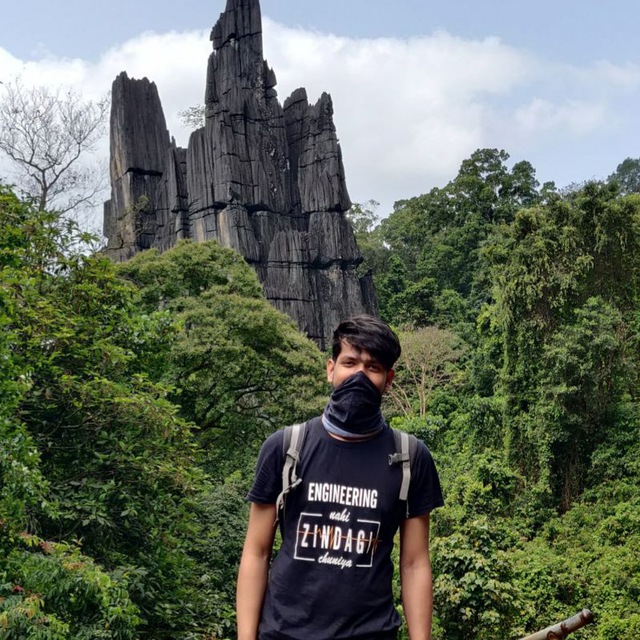
#> input picture Me.jpg, 640 x 640 px, given in place of the camera
$ python object-detection.py
#> lines starting #> are read from the running program, lines starting #| are printed output that depends on the picture; after the words box and inside, x2 and y2 are one past the last pixel; in counts of white or black regions, pixels touching at a corner belong together
import cv2
import numpy as np

def nothing(x):
    print(x)

cap = cv2.VideoCapture(0)

cv2.namedWindow('Tracking')

cv2.createTrackbar('LH', 'Tracking', 0, 255, nothing)   # LH: lower hue
#> slider 'LH' is set to 51
cv2.createTrackbar('LS', 'Tracking', 0, 255, nothing)   # LS: lower saturation
#> slider 'LS' is set to 51
cv2.createTrackbar('LV', 'Tracking', 0, 255, nothing)   # LV: lower value
#> slider 'LV' is set to 51

cv2.createTrackbar('UH', 'Tracking', 255, 255, nothing)   # UH: upper hue
cv2.createTrackbar('US', 'Tracking', 255, 255, nothing)   # US: upper saturation
cv2.createTrackbar('UV', 'Tracking', 255, 255, nothing)   # UV: upper value


while True:
    # frame = cv2.imread('data/Me.jpg')
    _, frame = cap.read()
#> frame is the input picture: shape (640, 640, 3); mean B, G, R 93.8, 106.9, 98.6


    hsv = cv2.cvtColor(frame, cv2.COLOR_BGR2HSV)
#> hsv: shape (640, 640, 3); mean H, S, V 73.4, 90.6, 113.9

    l_h = cv2.getTrackbarPos('LH', 'Tracking')
    l_s = cv2.getTrackbarPos('LS', 'Tracking')
    l_v = cv2.getTrackbarPos('LV', 'Tracking')

    u_h = cv2.getTrackbarPos('UH', 'Tracking')
    u_s = cv2.getTrackbarPos('US', 'Tracking')
    u_v = cv2.getTrackbarPos('UV', 'Tracking')

    l_b = np.array([l_h, l_s, l_v])
    u_b = np.array([u_h, u_s, u_v])

    mask = cv2.inRange(hsv, l_b, u_b) # mask is everything that is in the range of l_b and u_b
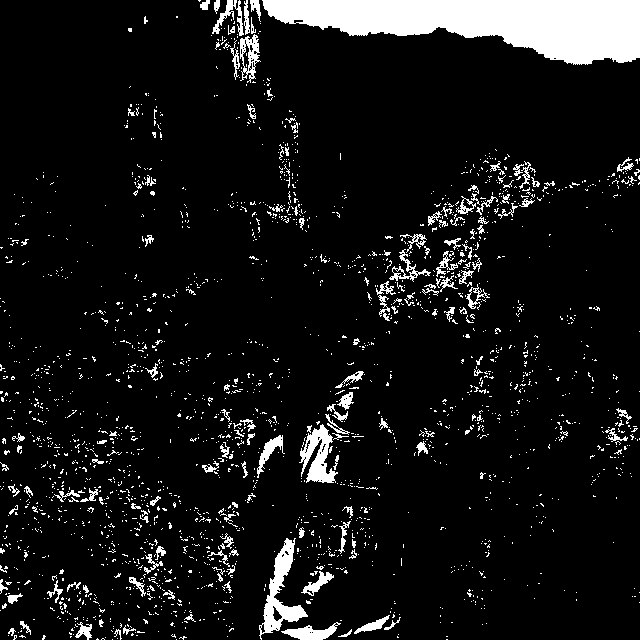
#> mask: shape (640, 640); 8.5% white; 2239 white regions (2087 under 20 px), largest, box (x1, y1, x2, y2) and area: (262, 0, 640, 65) 15169, (259, 538, 308, 640) 1563, (299, 424, 338, 483) 1131

    res = cv2.bitwise_and(frame, frame, mask=mask)
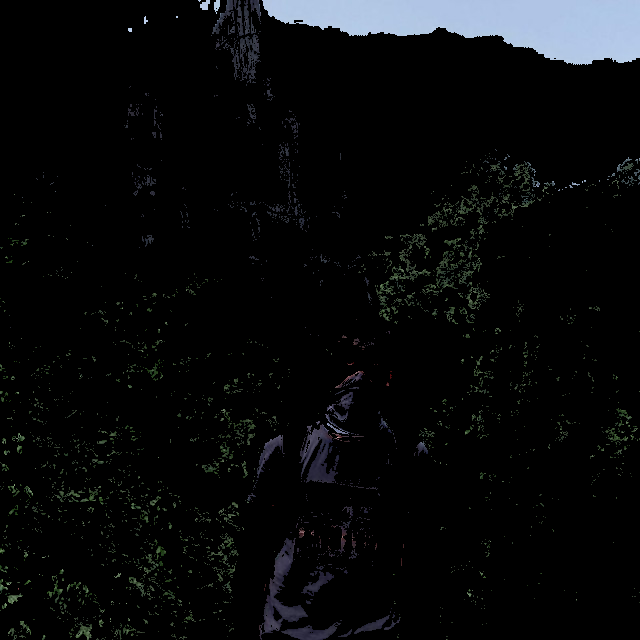
#> res: shape (640, 640, 3); mean B, G, R 11.2, 10.3, 9.1

    cv2.imshow('frame', frame)
    cv2.imshow('mask', mask)
    cv2.imshow('res', res)

    key = cv2.waitKey(1)
#> (key Esc is pressed here)
    if key == 27:
        break

cap.release()
cv2.destroyAllWindows()


# Summary: 1. HSV is better for color detection and (hue, saturation, value) is better than (red, green, blue)

$ run again, on Mepoint.png
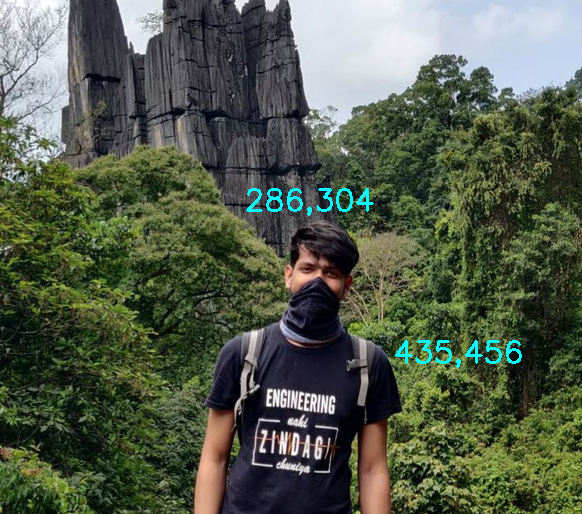
#> input picture Mepoint.png, 582 x 514 px, given in place of the camera
#> frame is the input picture: shape (514, 582, 3); mean B, G, R 75.4, 92.1, 83.1
#> hsv: shape (514, 582, 3); mean H, S, V 69.5, 96.6, 97.2
#> `mask = cv2.inRange(hsv, l_b, u_b)`:
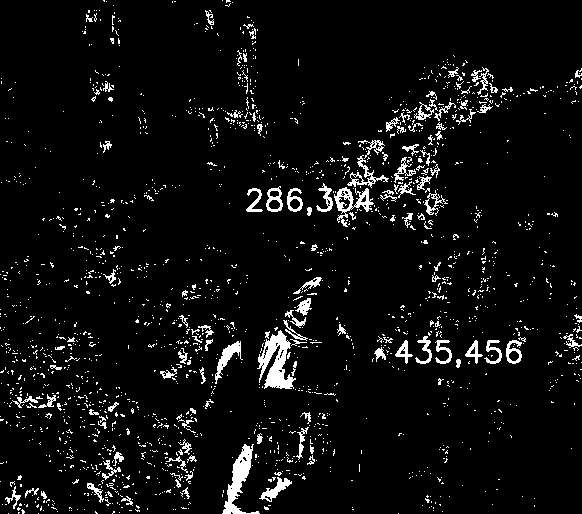
#> mask: shape (514, 582); 5.6% white in thin lines or dots
#> `res = cv2.bitwise_and(frame, frame, mask=mask)`:
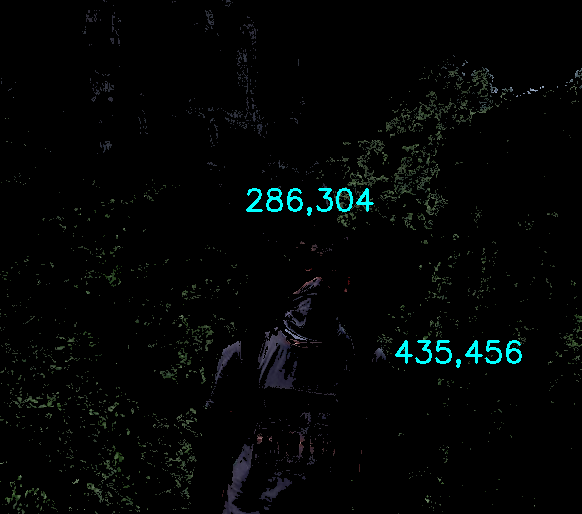
#> res: shape (514, 582, 3); mean B, G, R 4.5, 4.8, 2.5
